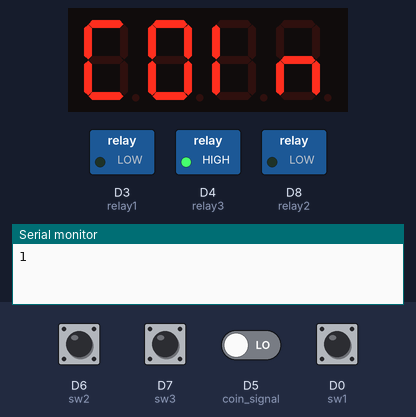
Bench run of a sketch on a simulated ESP8266 (NodeMCU). Shown: 4-digit seven-segment display, switched loads named in the sketch (green lamp = pin HIGH), the last lines printed to the serial monitor. Inputs (shaded band) come from the test bench; at power-on: D0 (sw1), D5 (coin_signal), D6 (sw2), D7 (sw3) LOW.

Above: at 1.6 s.
1.7 s: D7 (sw3) pulled HIGH for 0.15 s
At 3.6 s:
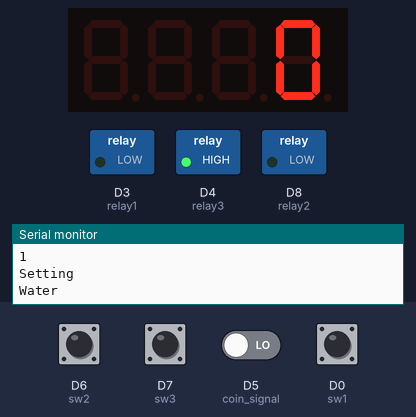
4.2 s: D0 (sw1) pulled HIGH for 1 s
At 6.2 s:
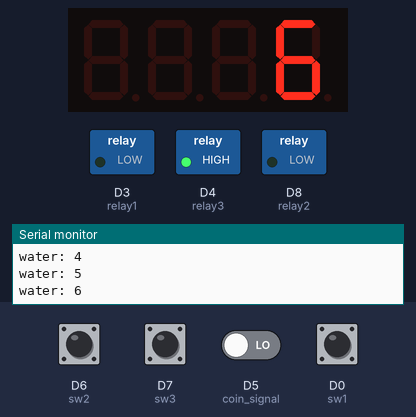
6.7 s: D6 (sw2) pulled HIGH for 0.15 s
At 7.6 s:
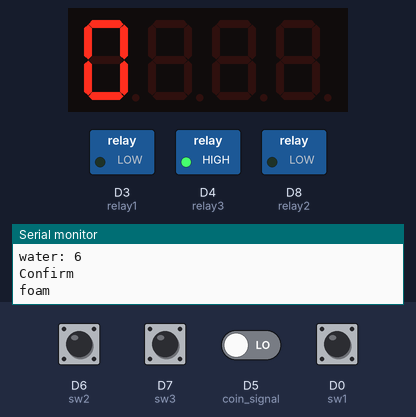
8.3 s: D6 (sw2) pulled HIGH for 1 s
At 9.7 s:
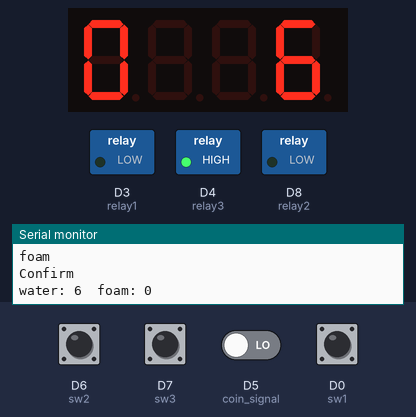
11.3 s: D5 (coin_signal) driven HIGH
At 13.04 s:
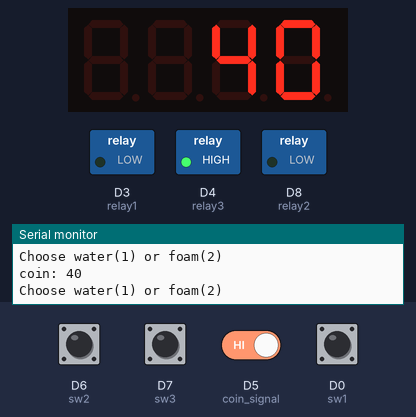
13.7 s: D6 (sw2) pulled HIGH for 0.15 s
At 14.1 s:
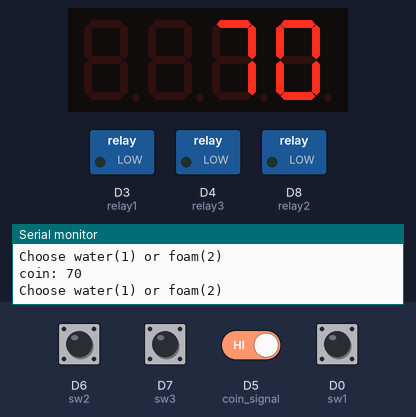
Timing chart, 0 to 16.7 s (numbered marks = the images above; inputs shaded):
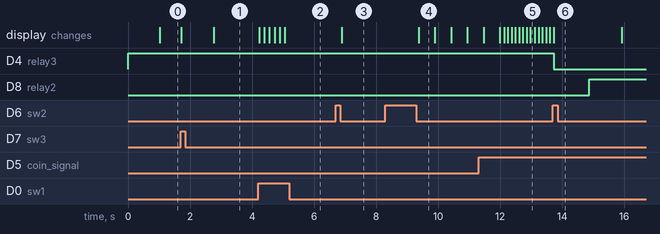

The sketch:

beta.ino
```cpp
#include <Arduino.h>
#include <TM1637Display.h>

#define CLK D1
#define DIO D2
const uint8_t SEG_DONE[] = {
  SEG_B | SEG_C | SEG_D | SEG_E | SEG_G,           // d
  SEG_A | SEG_B | SEG_C | SEG_D | SEG_E | SEG_F,   // O
  SEG_C | SEG_E | SEG_G,                           // n
  SEG_A | SEG_D | SEG_E | SEG_F | SEG_G            // E
  };
const uint8_t SEG_COIN[] = {
  SEG_A | SEG_F | SEG_E | SEG_D,//C
  SEG_A | SEG_B | SEG_C | SEG_D | SEG_E | SEG_F,//O
  SEG_F | SEG_E,//i
  SEG_C | SEG_E | SEG_G//n
};
const uint8_t SEG_SET[]{
  SEG_A | SEG_F | SEG_G | SEG_C | SEG_D, //s
  SEG_A | SEG_F | SEG_G | SEG_E | SEG_G, //e
  SEG_A | SEG_B | SEG_C,//t
  SEG_A
};
TM1637Display display(CLK, DIO);

int sw1 = D0;
int sw2 = D6;
int sw3 = D7;
int relay1 = D3;
int relay2 = D8;
int relay3 = D4;
int coin_signal = D5;
unsigned long prevTime = 0;
unsigned long curTime = 0;
uint8_t data[] = { 0xff, 0xff, 0xff, 0xff };
uint8_t blank[] = { 0x00, 0x00, 0x00, 0x00 };
int coin = 0;
int coin_state = HIGH;
void setup() {
  // put your setup code here, to run once:
  Serial.begin(115200);
  pinMode(sw1, INPUT);
  pinMode(sw2, INPUT);
  pinMode(sw3, INPUT);
//  attachInterrupt(digitalPinToInterrupt(sw3), getCoin, RISING );
  pinMode(coin_signal, INPUT);
  pinMode(relay1, OUTPUT);
  pinMode(relay2, OUTPUT);
  pinMode(relay3, OUTPUT);
  digitalWrite(sw1, LOW);
  digitalWrite(sw2, LOW);
  digitalWrite(sw3, LOW);
  digitalWrite(relay1, LOW);
  digitalWrite(relay2, LOW);
  digitalWrite(relay3, HIGH);
  prevTime = millis();
  display.setBrightness(0x00);
}
boolean a = false;
boolean k = true;
boolean d = false;
boolean sw1_state = true;
boolean sw2_state = true;
int count = 0;
boolean check = true;
void loop() {
  // put your main code here, to run repeatedly:
  //Blink 7 segments
  curTime = millis();
  if(curTime-prevTime >= 1000){
    prevTime = curTime;
    int blinkk = (curTime/1000)%2;
    Serial.println(blinkk);
    if(blinkk){
      display.setSegments(SEG_COIN); //Coin
    }else{
      if(coin <= 0){
        display.setSegments(data); //88:88
      }else{
        display.showNumberDec(coin);
      }

    }
  }
  L1:
  if(coin_state == HIGH){
    int coin_s = digitalRead(coin_signal);
    if(coin_s){
      coin += 5;
      delay(100);
      coin_s = 0;
      d = true;
      display.showNumberDec(coin);
    }
  }

  if(d){
    Serial.printf("coin: %d\n", coin);
    Serial.println("Choose water(1) or foam(2)");
    d = false;
  }
  if((digitalRead(sw1) || digitalRead(sw2)) && coin > 0){
    d = true;
    coin_state = LOW;
    digitalWrite(relay3, LOW);
    if(digitalRead(sw1)){
      while(digitalRead(sw1)){
        delay(50);
      }
      sw1_state = true;
      doCountTime("water", sw1, relay1, 3);
      k = true;
    }//switch 1
    if(digitalRead(sw2)){
      while(digitalRead(sw2)){
        delay(50);
      }
      sw2_state = true;
      doCountTime("foam", sw2, relay2, 1);
      k = true;
    }//switch2
    if(coin <= 0 ){
      coin_state = HIGH;
      digitalWrite(relay3, HIGH);
    }
    if(sw1_state && sw2_state){
      coin_state = HIGH;
      digitalWrite(relay3, HIGH);
      display.clear();
      goto L1;
    }
  }//main if.
  if(digitalRead(sw3)){
      setting();
      display.clear();
  }
}//loop

void doCountTime(String type,int sw ,int relay, int _time){
  delay(1000);
  Serial.println(type);
  int cTime = 0;
  int pTime = millis();
  int sec = 0;
  while(coin > 0 ){
    digitalWrite(relay, HIGH);
    cTime = millis();
    if(digitalRead(sw)){
      while(digitalRead(sw)){
        delay(50);
      }
      digitalWrite(relay, LOW);
      Serial.println("Paused");
      return;
    }
    if(cTime-pTime >= 1000){
      Serial.printf("previous: %d current: %d \n",pTime,cTime);
      pTime = cTime;
      sec++;
      delay(50);
      if(sec == _time){
        sec = 0;
        coin --;
        Serial.println(coin);
      }
      int blinkk = (cTime/1000)%2;
      if(blinkk){
        if(type.equals("water")){
          display.showNumberDec(coin,false,2,2);
        }else{
          if(coin>=10){
            display.showNumberDec(coin,false,2,0);
          }else{
            display.showNumberDec(coin,false,1,0);
          }

        }

      }else{
        display.setSegments(blank);
      }
    }

  }//while coin
  digitalWrite(relay, LOW);
}//docounttime

void setting(){
  int water_min = 0;
  int foam_min = 0;
  Serial.println("Setting");
  display.setSegments(SEG_SET);
  delay(1000);
  Serial.println("Water");
  display.clear();
  display.showNumberDec(water_min);
  while(1){
    delay(50);
    if(digitalRead(sw1)){
      water_min++;
      water_min = water_min%100;
      Serial.printf("water: %d\n", water_min);
      display.showNumberDec(water_min,false,2,2);
      delay(100);
    }
    if(digitalRead(sw2)){
      while(digitalRead(sw2)){
        delay(50);
      }
      Serial.println("Confirm");
      break;
    }
  }//while water
  Serial.println("foam");
  display.clear();
  if(foam_min>=10){
    display.showNumberDec(foam_min,false,2,0);
  }else{
    display.showNumberDec(foam_min,false,1,0);
  }

  while(1){
    delay(50);
    if(digitalRead(sw1)){
      foam_min++;
      foam_min = foam_min%100;
      Serial.printf("foam: %d\n", foam_min);
      if(foam_min>=10){
        display.showNumberDec(foam_min,false,2,0);
      }else{
        display.showNumberDec(foam_min,false,1,0);
      }
      delay(100);
    }
    if(digitalRead(sw2)){
      while(digitalRead(sw2)){
        delay(50);
      }
      Serial.println("Confirm");
      break;
    }
  }//while foam
  Serial.printf("water: %d  foam: %d", water_min, foam_min);
  d = true;
  for(int i = 0; i <5; i++){
    if(i%2==0){
      if(foam_min>=10){
        display.showNumberDec(foam_min,false,2,0);
        display.showNumberDec(water_min,false,2,2);
      }else{
        display.showNumberDec(foam_min,false,1,0);
        display.showNumberDec(water_min,false,2,2);
      }
    }else{
      display.setSegments(blank);
    }
    delay(500);
  }


}
```

Measured:
- after the input at 1.7 s, the display: first changes at once (image 1 shows a later state)
- after the input at 4.2 s, the display: first changes at once (image 2 shows a later state)
- after the input at 6.7 s, the display: changes after 0.19 s (image 3)
- after the input at 8.3 s, the display: changes after 1.1 s (image 4)
- after the input at 13.7 s, D4 (relay3): HIGH → LOW at once; D8 (relay2): LOW → HIGH after 1.2 s
- what the display in image 4 shows lasts 0.5 s, from 9.4 s to 9.9 s
